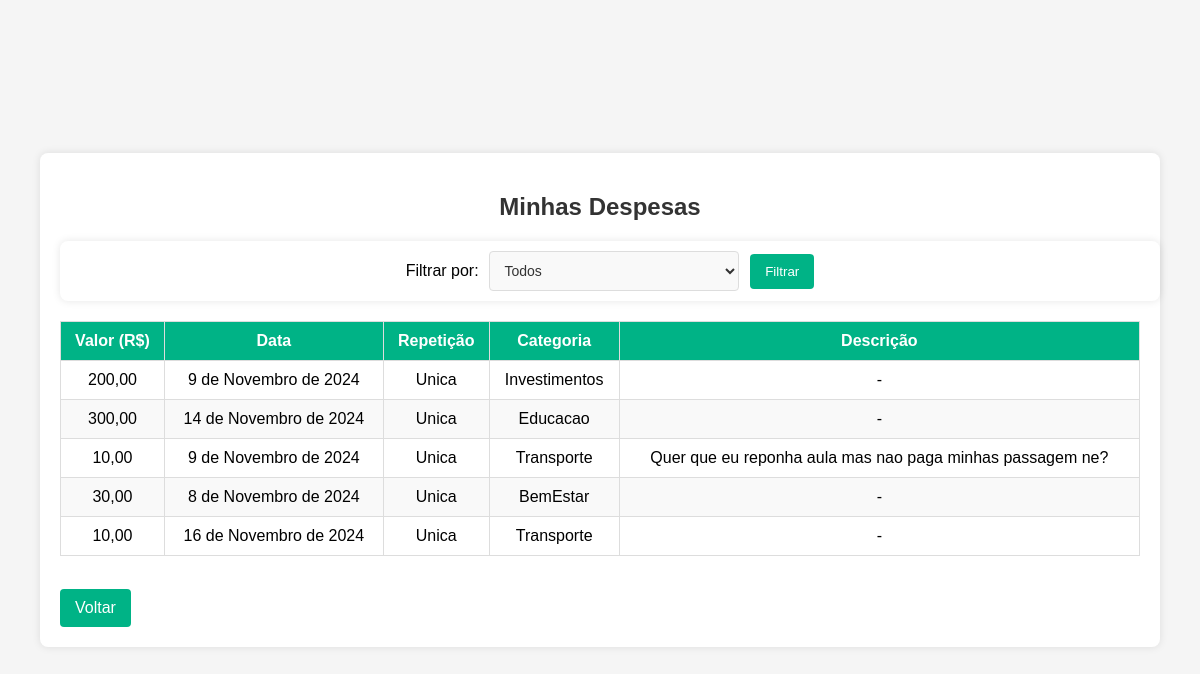
Page /despesasLista/ (signed in) on the earlier database version.
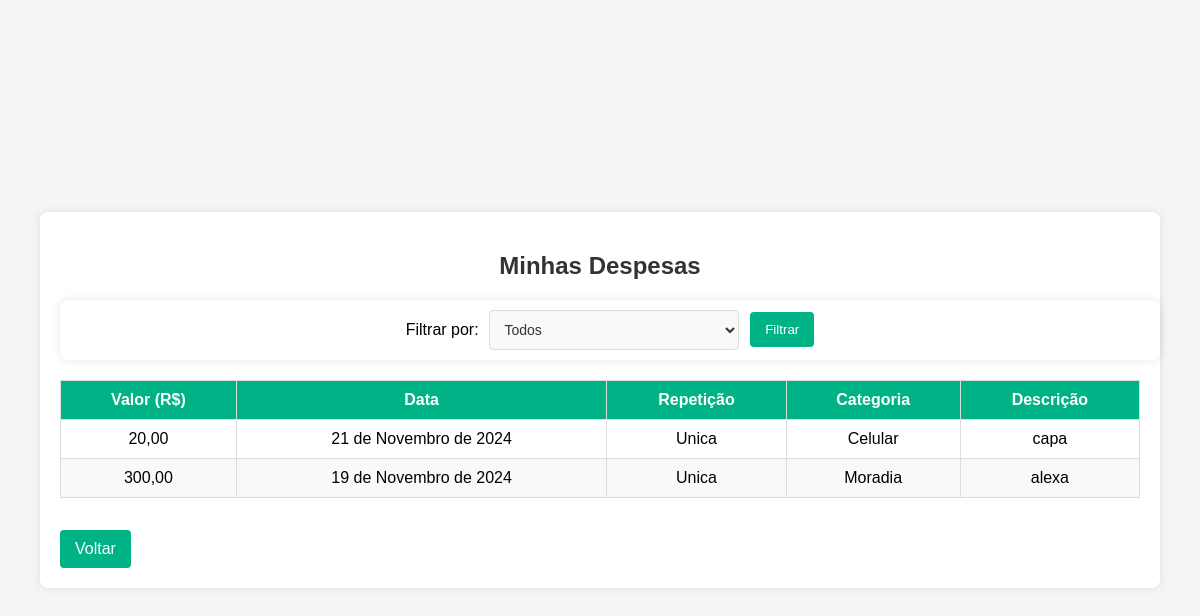
Same page on the later database version.
### contas/models.py (models this page shows, shortened)
class Despesa(models.Model):
    VALOR_CHOICES = [
        ('Unica', 'Única'),
        ('Parcelada', 'Parcelada'),
        ('Fixa', 'Fixa'),
    ]
    CATEGORIA_CHOICES = [
        ('Automovel', 'Automóvel'),
        ('BemEstar', 'Bem Estar'),
        ('Educacao', 'Educação'),
        ('Funcionarios', 'Funcionários'),
        ('Lazer', 'Lazer'),
        ('Moradia', 'Moradia'),
        ('Saude', 'Saúde'),
        ('Seguros', 'Seguros'),
        ('Transporte', 'Transporte'),
        ('Vestuario', 'Vestuário'),
        ('Celular', 'Celular'),
        ('Investimentos', 'Investimentos'),
        ('OutrasDespesas', 'Outras Despesas'),
    ]
    valor = models.DecimalField(max_digits=100000, decimal_places=2,)
    data = models.DateField()
    repeticao = models.CharField(max_length=10, choices=VALOR_CHOICES, default='Unica')
    categoria = models.CharField(max_length=30, choices=CATEGORIA_CHOICES, default='OutrasDespesas')
    descricao = models.TextField(blank=True, null=True)
    usuario = models.ForeignKey(User, on_delete=models.CASCADE)

### contas/views.py (the view)
# urls.py: path('despesasLista/', DespesasListView.as_view(), name='despesasLista'),
class DespesasListView(ListView):
    model = Despesa
    template_name = "contas/filtroDespesas.html"
    context_object_name = 'despesa'
    def get_queryset(self):
        queryset = Despesa.objects.filter(usuario=self.request.user)
        queryset = super().get_queryset()
        categoria = self.request.GET.get('filtroCategoria')
        if categoria:
           queryset = queryset.filter(categoria=categoria)
        return queryset
    def get_context_data(self, **kwargs):
        context = super().get_context_data(**kwargs)
        context['todas_despesas'] = Despesa.objects.filter(usuario=self.request.user)
        return context

### contas/templates/contas/filtroDespesas.html (shortened to what this page needs)
<!DOCTYPE html>
<html lang="pt-BR">
<head>
</head>
<body>
<div class="container">
    <h2>Minhas Despesas</h2>
    <form method="GET" action="{%url 'despesasLista'%}">
        <div class="filter-container">
            <label for='filtroCategoria'>Filtrar por:</label>
            <select name='filtroCategoria' id='filtroCategoria' class="filter-select">
                <option value="">Todos</option>
            </select>
            <button class='btn' type='submit'>Filtrar</button>
        </div>
    </form>
    <table>
        <thead>
            <tr>
                <th>Valor (R$)</th>
                <th>Data</th>
                <th>Repetição</th>
                <th>Categoria</th>
                <th>Descrição</th>
            </tr>
        </thead>
        <tbody>
            {% for despesa in todas_despesas %}
            <tr>
                <td>{{ despesa.valor }}</td>
                <td>{{ despesa.data }}</td>
                <td>{{ despesa.repeticao }}</td>
                <td>{{ despesa.categoria }}</td>
                <td>{{ despesa.descricao|default:"-" }}</td>
            </tr>
            {% empty %}
            <tr>
                <td colspan="5">Nenhuma despesa encontrada.</td>
            </tr>
            {% endfor %}
        </tbody>
    </table>
    <a href="{% url 'home' %}" class="btn Voltar">Voltar</a>
</div>
</body>
</html>

Differences in the rows shown:
no longer on this page (row edited): Despesa: valor "10,00", data "9 de Novembro de 2024", repeticao "Unica", categoria "Transporte", descricao "Quer que eu reponha aula mas nao paga minhas passagem ne?"
removed Despesa: valor "30,00", data "8 de Novembro de 2024", repeticao "Unica", categoria "BemEstar", descricao "-"
removed Despesa: valor "10,00", data "16 de Novembro de 2024", repeticao "Unica", categoria "Transporte", descricao "-"
changed Despesa: valor "200,00" → "20,00"; data "9 de Novembro de 2024" → "21 de Novembro de 2024"; categoria "Investimentos" → "Celular"; descricao "-" → "capa"
changed Despesa: data "14 de Novembro de 2024" → "19 de Novembro de 2024"; categoria "Educacao" → "Moradia"; descricao "-" → "alexa"
